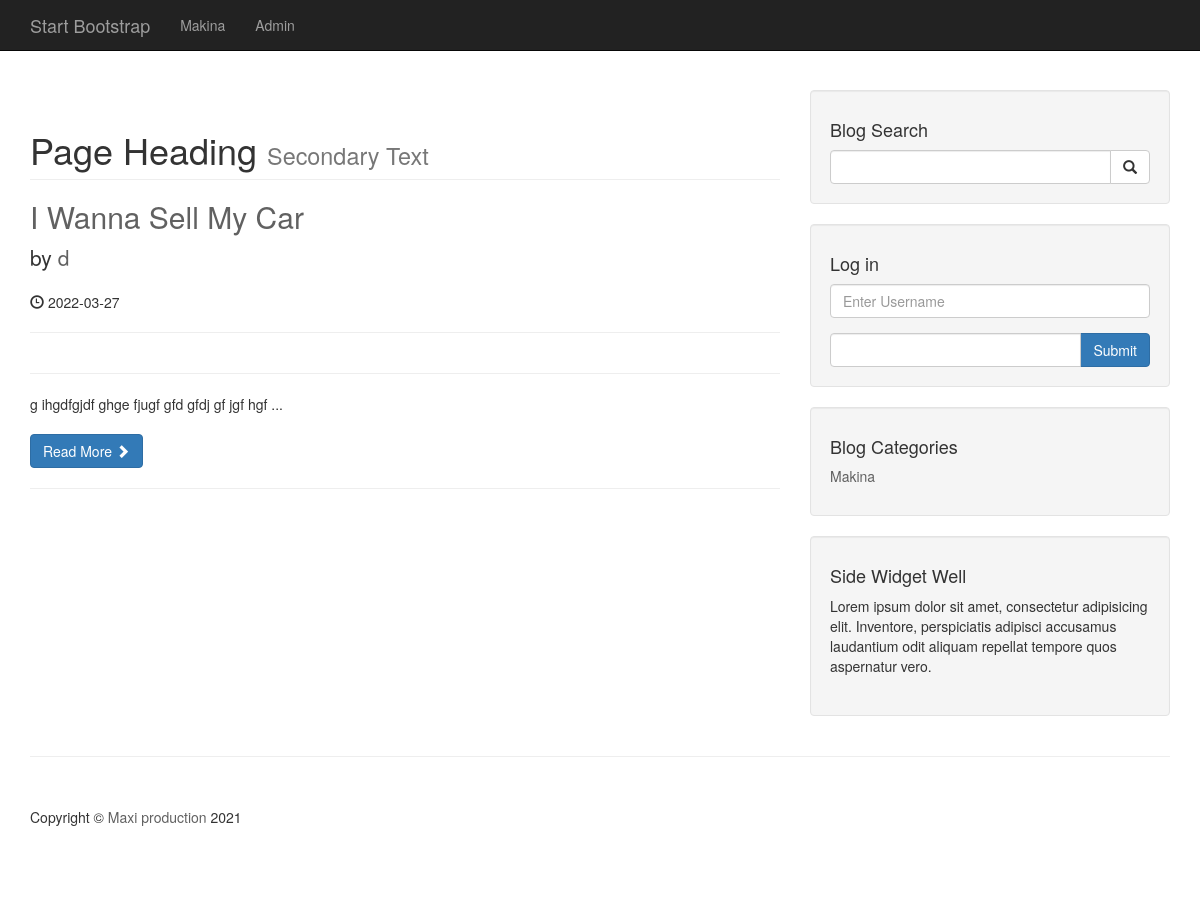
Screenshot of /category.php?cat_id=1 with the database file from the repository.
### tables this page shows
CREATE TABLE `categories` (
  `cat_id` int(4) NOT NULL,
  `cat_title` varchar(255) NOT NULL
);

CREATE TABLE `posts` (
  `post_id` int(4) NOT NULL,
  `post_category_id` int(4) NOT NULL,
  `post_user_id` int(4) NOT NULL,
  `post_title` varchar(255) NOT NULL,
  `post_author` varchar(255) NOT NULL,
  `post_date` date NOT NULL,
  `post_image` text NOT NULL,
  `post_content` text NOT NULL,
  `post_tags` varchar(255) NOT NULL,
  `post_coment_count` int(15) NOT NULL DEFAULT 0,
  `post_status` varchar(255) NOT NULL DEFAULT 'draft',
  `post_views_count` int(10) NOT NULL DEFAULT 0
);

### category.php (the view, shortened to what this page needs)
<?php   include "includes/header.php";  ?>
<?php   include "includes/navigation.php";  ?>
<div class="container">
    <div class="row">
        <div class="col-md-8">
            <?php
            if(isset($_GET['cat_id'])){
                    $the_category_id = $_GET['cat_id'];
            }else{
                header( "Location: error_page.php" );
            }
                $query = "Select * from posts where  post_category_id = $the_category_id and post_status = 'Published'";
                $result = mysqli_query($connection,$query);
                while($row = mysqli_fetch_assoc($result) ){
                    $post_id = $row['post_id'];
                    $post_user_id = $row['post_user_id'];
                    $post_title = $row['post_title'];
                    $post_author = $row['post_author'];
                    $post_date = $row['post_date'];
                    $post_content =  substr($row['post_content'], 0 , 100)."...";
                ?>
            <h1 class="page-header">
                Page Heading
                <small>Secondary Text</small>
            </h1>
            <h2>
                <a href="post.php?p_id=<?php   echo $post_id  ?>">
                <?php   echo $post_title    ?>
                </a>
            </h2>
            <p class="lead">
                by <a href="user_profile.php?u_id=<?php echo $post_user_id ?>">
                    <?php   echo $post_author    ?>
                </a>
            </p>
            <p><span class="glyphicon glyphicon-time"></span>
            <?php   echo $post_date    ?>
            </p>
            <hr>
            <hr>
            <p>
            <?php   echo $post_content    ?>
            </p>
            <a class="btn btn-primary" href="post.php?p_id=<?php   echo $post_id  ?>">
                Read More <span class="glyphicon glyphicon-chevron-right"></span>
            </a>
           <?php  }
            ?>
            <hr>
        </div>
        <?PHP   include "includes/sidebar.php";   ?>
    </div>
    <hr>
   <?php    include "includes/footer.php";  ?>

### includes/navigation.php (shortened to what this page needs)
<nav class="navbar navbar-inverse navbar-fixed-top" role="navigation">
        <div class="container">
            <div class="navbar-header">
                <a class="navbar-brand" href="index.php">Start Bootstrap</a>
            </div>
            <div class="collapse navbar-collapse" id="bs-example-navbar-collapse-1">
                <ul class="nav navbar-nav">
                   <?php
                    $query = "Select * from categories";
                    $result = mysqli_query($connection,$query);
                    while($row = mysqli_fetch_assoc($result)){
                        $cat_title = $row['cat_title'];
                        $cat_id = $row['cat_id'];
                        echo "<li><a href='category.php?cat_id=$cat_id'> {$cat_title} </a> </li>";
                    }
                    ?>
                    <li><a href='admin'>Admin</a> </li>
                </ul>
            </div>
        </div>
    </nav>

### includes/sidebar.php
<div class="col-md-4">
    <div class="well">
        <h4>Blog Search</h4>
        <form action="search.php" method="post">
            <div class="input-group">
                <input name="search" type="text" class="form-control">
                <span class="input-group-btn">
                    <button name="submit" class="btn btn-default" type="submit">
                        <span class="glyphicon glyphicon-search"></span>
                    </button>
                </span>
            </div>
        </form>
    </div>
    <div class="well">
        <h4>Log in</h4>
        <form action="includes/login.php" method="post">
            <div class="form-group">
                <input name="username" type="text" class="form-control" placeholder="Enter Username">
            </div>
            <div class="input-group">
                <input name="password" type="password" class="form-control">
                <span class="input-group-btn">
                   <button class="btn btn-primary " name="login" type="submit">
                       Submit
                   </button>
                </span>
            </div>
        </form>
    </div>
    <div class="well">
        <h4>Blog Categories</h4>
        <div class="row">
            <div class="col-lg-12">
                <ul class="list-unstyled">
                    <?php
                                $query = "Select * from categories ";
                                $result = mysqli_query($connection,$query);
                                while($row = mysqli_fetch_assoc($result)){
                                    $cat_title = $row['cat_title'];
                                    $cat_id = $row['cat_id'];
                                    echo "<li><a href='category.php?cat_id=$cat_id'> {$cat_title} </a> </li>";
                                }
                                ?>
                </ul>
            </div>
        </div>
    </div>
    <?php include   "widget.php";   ?>
</div>

### css/blog-home.css (style rules this page uses)
body { padding-top: 70px; }

### css/user_profile.css (style rules this page uses)
body { margin-top: 20px; }
a, a:active, a:focus { color: #616161; text-decoration: none; transition-timing-function: ease-in-out; -ms-transition-timing-function: ease-in-out; -moz-transition-timing-function: ease-in-out; -webkit-transition-timing-function: ease-in-out; -o-transition-timing-function: ease-in-out; transition-duration: .2s; -ms-transition-duration: .2s; -moz-transition-duration: .2s; -webkit-transition-duration: .2s; -o-transition-duration: .2s; }
p { margin: 0 0 20px; }

### rows the page displays
categories: cat_title "Makina"
posts: post_title "I Wanna Sell My Car", post_author "d", post_date "2022-03-27", post_content "g ihgdfgjdf ghge fjugf gfd gfdj gf jgf hgf ..."
